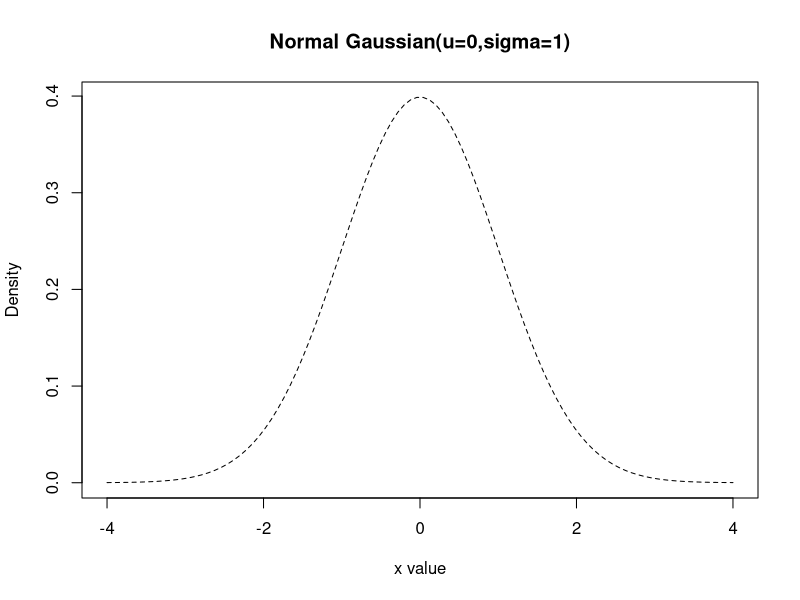
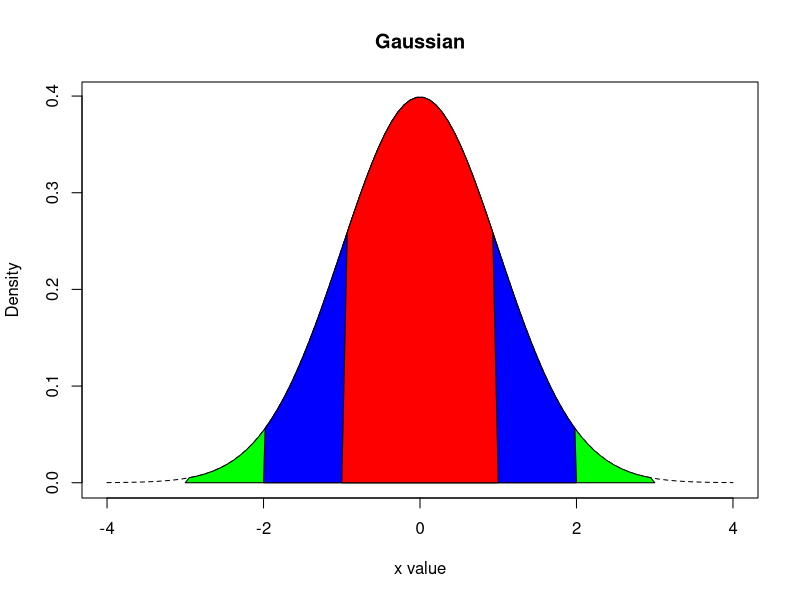
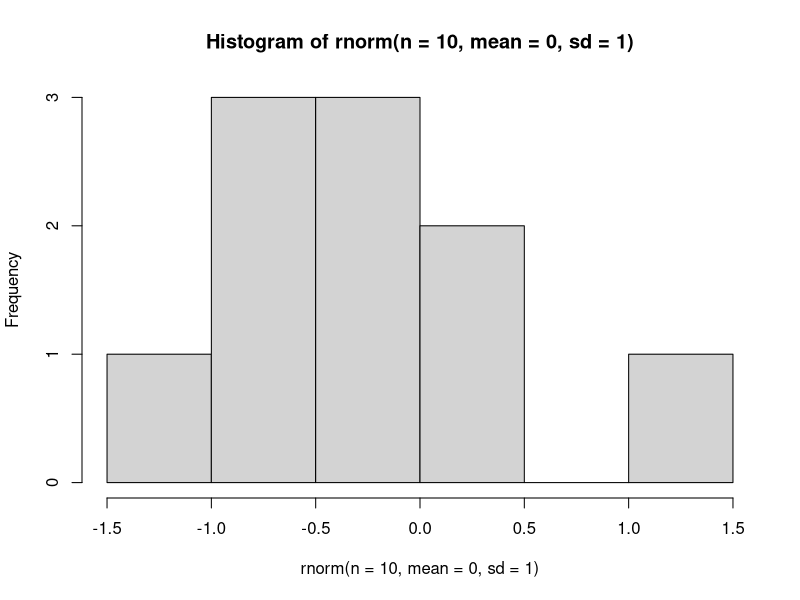
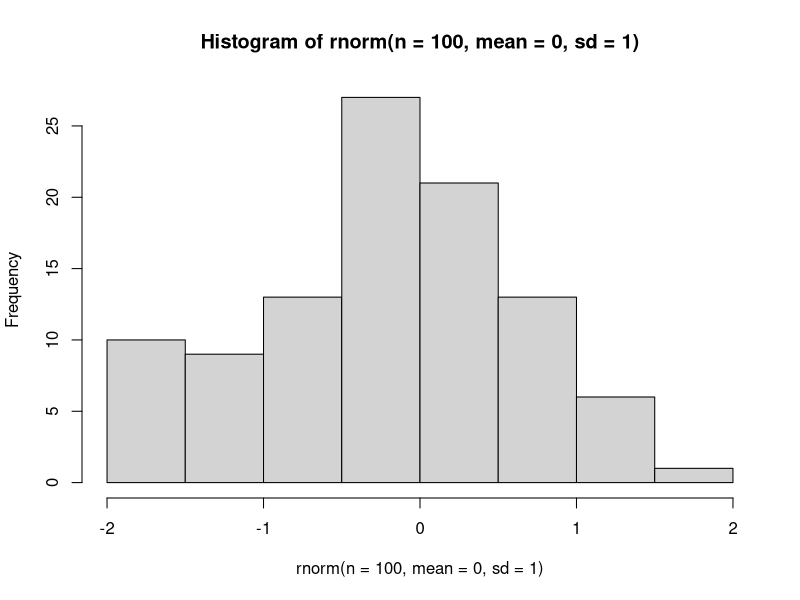
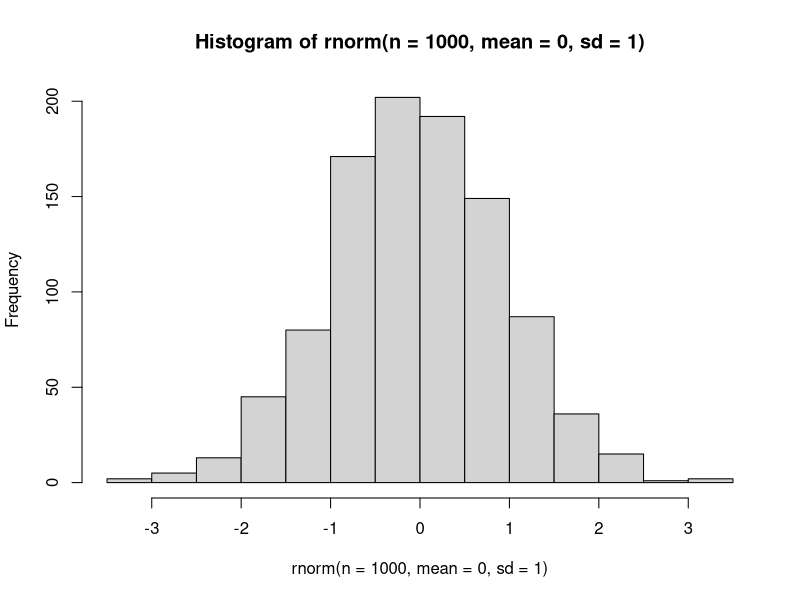
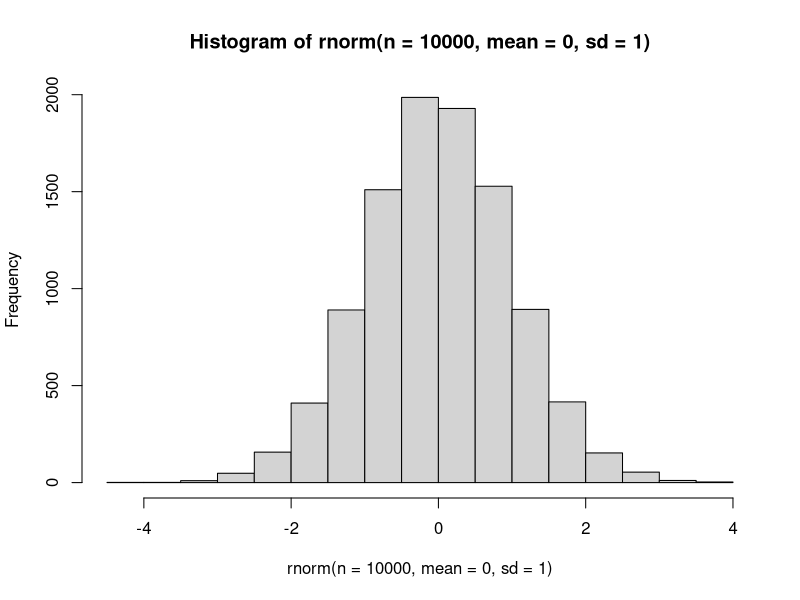
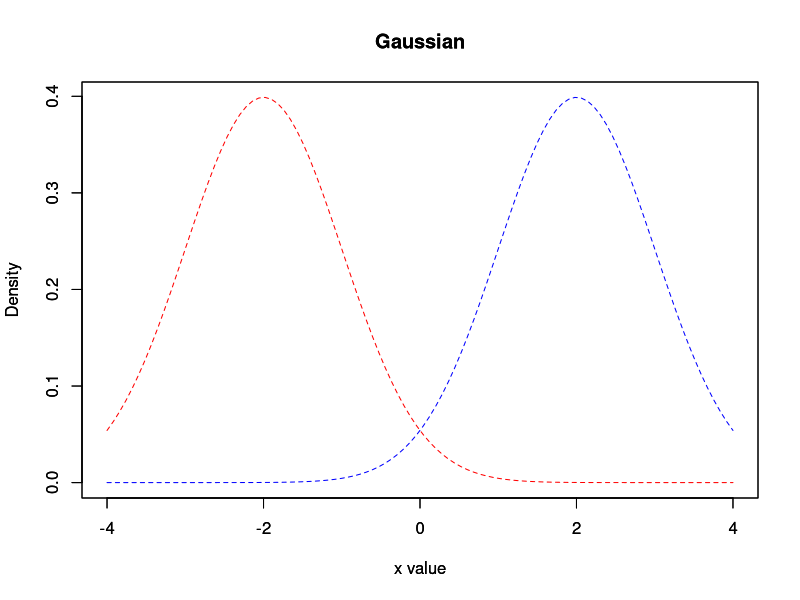
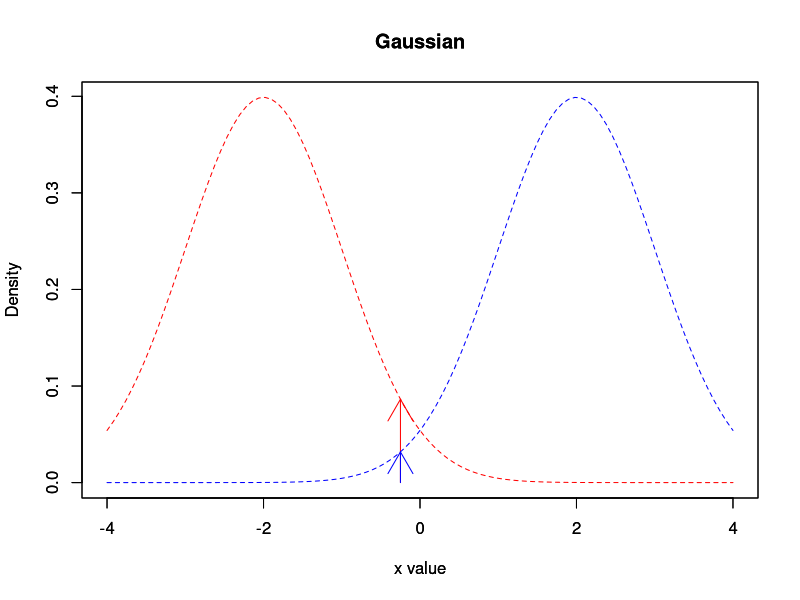

Reproduce these figures in R, in order.
## ---- chunk 1
knitr::opts_chunk$set(echo = TRUE)
## ---- chunk 2
x <- seq(-4, 4, length=100)
hx <- dnorm(x)
plot(x, hx, type="l", lty=2, xlab="x value", ylab="Density", main="Normal Gaussian(u=0,sigma=1)")
## ---- chunk 3
plotGaussian <- function(u, sigma, color = "black"){
  x <- seq(-4, 4, length=100)
  hx <- dnorm(x, mean = u, sd = sigma)
  plot(x, hx, type="l", lty=2, xlab="x value", ylab="Density", main="Gaussian", col = color)
}
plotArea <- function(u, sigma, sigmaSize, color){
  x <- seq(-4, 4, length=100)
  hx <- dnorm(x, mean = u, sd = sigma)
  l <- -(sigma*sigmaSize)
  r <- (sigma*sigmaSize)
  i <- x >= l & x <= r
  polygon(c(l,x[i],r), c(0,hx[i],0), col=color)
}

plot.new()
plotGaussian(0,1)
plotArea(0,1,3,"green")
plotArea(0,1,2,"blue")
plotArea(0,1,1,"red")
## ---- chunk 4
hist(rnorm(n = 10, mean = 0, sd = 1))
hist(rnorm(n = 100, mean = 0, sd = 1))
hist(rnorm(n = 1000, mean = 0, sd = 1))
hist(rnorm(n = 10000, mean = 0, sd = 1))
## ---- chunk 5
plotGaussian(-2,1,"red")
par(new=TRUE)
plotGaussian(2,1, "blue")
## ---- chunk 6
plotGaussian(-2,1,"red")
arrows(-0.25,0,-0.25,dnorm(-0.25,-2,1), col = "red")
par(new=TRUE)
plotGaussian(2,1, "blue")
arrows(-0.25,0,-0.25,dnorm(-0.25,2,1), col = "blue")
## ---- chunk 7
plotGaussian(-2,1,"red")
arrows(-1,0,-1,dnorm(-1,-2,1), col = "red")
arrows(0.45,0,0.45,dnorm(0.45,-2,1), col = "red")
par(new=TRUE)
plotGaussian(2,1, "blue")
arrows(-1,0,-1,dnorm(-1,2,1), col = "blue")
arrows(0.45,0,0.45,dnorm(0.45,2,1), col = "blue")
## ---- chunk 8
plotGaussian(-1,1,"red")
arrows(-1,0,-1,dnorm(-1,-1,1), col = "red")
## ---- chunk 9
plotGaussian(-1,0.5,"red")
arrows(-1,0,-1,dnorm(-1,-1,0.5), col = "red")
## ---- chunk 10
A <- -0.25  
B <- -1
obs <- c(A,B)
r <- seq(-5,5, by = 0.1)
plot(r,sapply(r, function(x) {dnorm(A, mean = x, sd = 1)}), col = "red")
points(r,sapply(r, function(x) {dnorm(B, mean = x, sd = 1)}), col = "blue")
points(r,sapply(r, function(x) {dnorm(A, mean = x, sd = 1)*dnorm(B, mean = x, sd = 1)}))
arrows(A,0,A,dnorm(A,A,1), col = "red")
arrows(B,0,B,dnorm(B,B,1), col = "blue")
## ---- chunk 11
A <- -0.25  
B <- -1
f <- function (x) {dnorm(A, mean = x, sd = 1)*dnorm(B, mean = x, sd = 1)}
xmax <- optimize(f, c(-5, 5), tol = 0.0001, maximum = TRUE)

A <- -0.25  
B <- -1
obs <- c(A,B)
r <- seq(-5,5, by = 0.1)
plot(r,sapply(r, function(x) {dnorm(A, mean = x, sd = 1)}), col = "red")
points(r,sapply(r, function(x) {dnorm(B, mean = x, sd = 1)}), col = "blue")
points(r,sapply(r, function(x) {dnorm(A, mean = x, sd = 1)*dnorm(B, mean = x, sd = 1)}))
arrows(A,0,A,dnorm(A,A,1), col = "red")
arrows(B,0,B,dnorm(B,B,1), col = "blue")
arrows(xmax$maximum,0,xmax$maximum,xmax$objective, col = "green")
